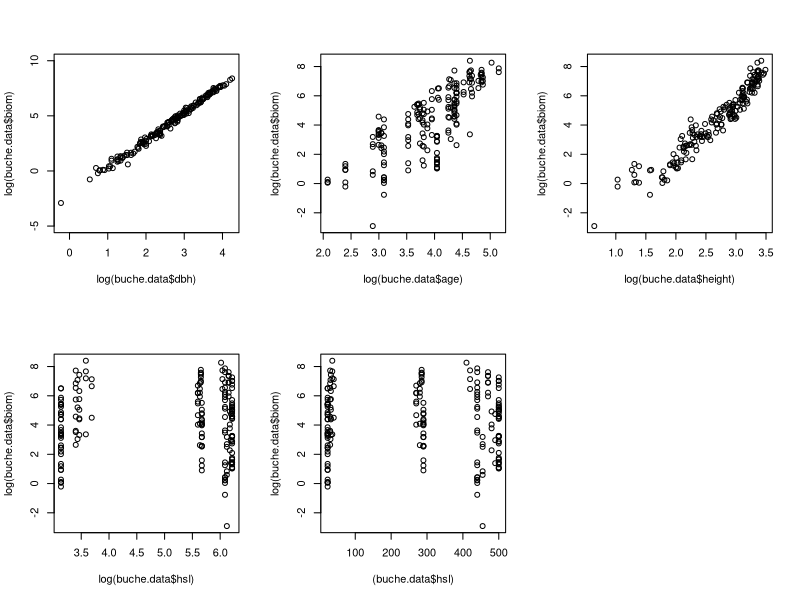

R code for this plot: (Note: this script raises an error after producing the figure.)
# Setzen des Working Directory
setwd("C:/Users/Matthias/OneDrive/SV/Projekt")
# Laden der Daten aus CSV
buche.data = read.csv("buche.csv", sep=",")
head(buche.data)

# Aufteilen des Datensatzes in Teildatensätze jedes einzelogen Autors
buche.data.bartelink = subset(buche.data, buche.data[,1] == "Bartelink") ## Verkleinern des Datensatzes
buche.data.heller = subset(buche.data, buche.data[,1] == "Heller")
buche.data.joosten = subset(buche.data, buche.data[,1] == "Joosten")

# Plots
par(mfrow = c(2, 3))
plot(log(buche.data$dbh), log(buche.data$biom),ylim = c(-5, 10))
plot(log(buche.data$age), log(buche.data$biom))
plot(log(buche.data$height), log(buche.data$biom))
plot(log(buche.data$hsl), log(buche.data$biom))
plot((buche.data$hsl), log(buche.data$biom))
plot((buche.data$author), log(buche.data$biom))


## Best subset selection
# 1. maximales Modell festlegen
# 2. alle Teilmodelle sind Kandidatenmodelle
# 3. Entscheidung basierend auf Mallow's Cp

# leaps
require("leaps")

# bartelink
buche.bss.bartelink = regsubsets(log(biom)~1+ I(log(dbh))+I(log(dbh)^2)+I(log(age))+I(log(age)^2)+I(log(height))+I(log(height)^2)+hsl+I(hsl^2)+I(log(hsl))+I(log(hsl)^2), data = buche.data.bartelink, nbest = 3) ## nbest = 3, jeweils die drei besten Modelle gleicher Parameterzahl
# summary(buche.bss.bartelink)

summary(buche.bss.bartelink)$cp
summary(buche.bss.bartelink)$which[11,] # Modell 11 liefert betragsmaessig besten CP-Wert (-0.08103549)

# heller
buche.bss.heller = regsubsets(log(biom)~1+ I(log(dbh))+I(log(dbh)^2)+I(log(age))+I(log(age)^2)+I(log(height))+I(log(height)^2)+hsl+I(hsl^2)+I(log(hsl))+I(log(hsl)^2), data = buche.data.heller, nbest = 3) ## nbest = 3, jeweils die drei besten Modelle gleicher Parameterzahl
# summary(buche.bss.heller)

summary(buche.bss.heller)$cp
summary(buche.bss.heller)$which[12,] # Modell 12 liefert betragsmaessig besten CP-Wert (-0.5130457)

# joosten
buche.bss.joosten = regsubsets(log(biom)~1+ I(log(dbh))+I(log(dbh)^2)+I(log(age))+I(log(age)^2)+I(log(height))+I(log(height)^2)+hsl+I(hsl^2)+I(log(hsl))+I(log(hsl)^2), data = buche.data.joosten, nbest = 3) ## nbest = 3, jeweils die drei besten Modelle gleicher Parameterzahl
# summary(buche.bss.joosten)

summary(buche.bss.joosten)$cp
summary(buche.bss.joosten)$which[22,] # Modell 22 liefert betragsmaessig besten CP-Wert (8.344969)


# Beste Modelle pro Autor
m.bartelink = lm(log(biom)~1+ I(log(dbh))+I(log(age)^2)+I(log(height))+I(log(height)^2), data = buche.data.bartelink)
m.heller = lm(log(biom)~1+ I(log(dbh))+I(log(dbh)^2)+I(log(age)^2)+I(log(height)), data = buche.data.heller)
m.joosten = lm(log(biom)~1+ I(log(dbh))+I(log(dbh)^2)+I(log(age))+I(log(height))+I(log(height)^2)+hsl+I(log(hsl))+I(log(hsl)^2), data = buche.data.joosten)

# Berechnen der Parameter für die Modelle
summary(m.bartelink)
summary(m.heller)
summary(m.joosten)
